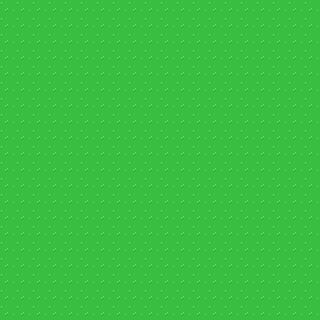

A level layout from a 2D game, rendered from its tile map. Below: a short description, then the map file with its tile-grid data intact:
An orthogonal 20x20 tile map with 16x16 px tiles, 1 tile layer (Kachelebene 1).

<map version="1.5" tiledversion="1.6.0" orientation="orthogonal" renderorder="right-down" width="20" height="20" tilewidth="16" tileheight="16" infinite="0" nextlayerid="2" nextobjectid="1">
 <tileset firstgid="1" source="Overworld.tsx" />
 <layer id="1" name="Kachelebene 1" width="20" height="20">
  <data encoding="csv">
409,409,409,409,409,409,409,409,409,409,409,409,409,409,409,409,409,409,409,409,
409,409,409,409,409,409,409,409,409,409,409,409,409,409,409,409,409,409,409,409,
409,409,409,409,409,409,409,409,409,409,409,409,409,409,409,409,409,409,409,409,
409,409,409,409,409,409,409,409,409,409,409,409,409,409,409,409,409,409,409,409,
409,409,409,409,409,409,409,409,409,409,409,409,409,409,409,409,409,409,409,409,
409,409,409,409,409,409,409,409,409,409,409,409,409,409,409,409,409,409,409,409,
409,409,409,409,409,409,409,409,409,409,409,409,409,409,409,409,409,409,409,409,
409,409,409,409,409,409,409,409,409,409,409,409,409,409,409,409,409,409,409,409,
409,409,409,409,409,409,409,409,409,409,409,409,409,409,409,409,409,409,409,409,
409,409,409,409,409,409,409,409,409,409,409,409,409,409,409,409,409,409,409,409,
409,409,409,409,409,409,409,409,409,409,409,409,409,409,409,409,409,409,409,409,
409,409,409,409,409,409,409,409,409,409,409,409,409,409,409,409,409,409,409,409,
409,409,409,409,409,409,409,409,409,409,409,409,409,409,409,409,409,409,409,409,
409,409,409,409,409,409,409,409,409,409,409,409,409,409,409,409,409,409,409,409,
409,409,409,409,409,409,409,409,409,409,409,409,409,409,409,409,409,409,409,409,
409,409,409,409,409,409,409,409,409,409,409,409,409,409,409,409,409,409,409,409,
409,409,409,409,409,409,409,409,409,409,409,409,409,409,409,409,409,409,409,409,
409,409,409,409,409,409,409,409,409,409,409,409,409,409,409,409,409,409,409,409,
409,409,409,409,409,409,409,409,409,409,409,409,409,409,409,409,409,409,409,409,
409,409,409,409,409,409,409,409,409,409,409,409,409,409,409,409,409,409,409,409
</data>
 </layer>
</map>
